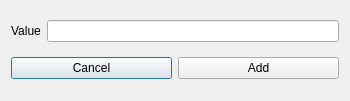
<?xml version="1.0" encoding="UTF-8"?>
<ui version="4.0">
 <class>AddNode</class>
 <widget class="QDialog" name="AddNode">
  <property name="geometry">
   <rect>
    <x>0</x>
    <y>0</y>
    <width>350</width>
    <height>101</height>
   </rect>
  </property>
  <property name="minimumSize">
   <size>
    <width>350</width>
    <height>101</height>
   </size>
  </property>
  <property name="maximumSize">
   <size>
    <width>350</width>
    <height>101</height>
   </size>
  </property>
  <property name="windowTitle">
   <string>Dialog</string>
  </property>
  <layout class="QGridLayout" name="gridLayout">
   <item row="0" column="0" colspan="2">
    <layout class="QHBoxLayout" name="horizontalLayout">
     <item>
      <widget class="QLabel" name="label">
       <property name="text">
        <string>&lt;html&gt;&lt;head/&gt;&lt;body&gt;&lt;p align=&quot;center&quot;&gt;Value&lt;/p&gt;&lt;/body&gt;&lt;/html&gt;</string>
       </property>
      </widget>
     </item>
     <item>
      <widget class="QLineEdit" name="value_line"/>
     </item>
    </layout>
   </item>
   <item row="1" column="0">
    <widget class="QPushButton" name="CancelButton">
     <property name="text">
      <string>Cancel</string>
     </property>
    </widget>
   </item>
   <item row="1" column="1">
    <widget class="QPushButton" name="AddButton">
     <property name="text">
      <string>Add</string>
     </property>
    </widget>
   </item>
  </layout>
 </widget>
 <resources/>
 <connections/>
</ui>
